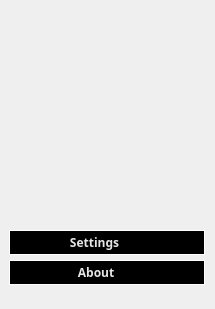
       <widget class="QWidget" name="central_widget" native="true">
        <property name="sizePolicy">
         <sizepolicy hsizetype="Preferred" vsizetype="Fixed">
          <horstretch>0</horstretch>
          <verstretch>1</verstretch>
         </sizepolicy>
        </property>
        <property name="minimumSize">
         <size>
          <width>215</width>
          <height>308</height>
         </size>
        </property>
        <layout class="QVBoxLayout" name="central_widget_2">
         <property name="spacing">
          <number>1</number>
         </property>
         <property name="leftMargin">
          <number>1</number>
         </property>
         <property name="topMargin">
          <number>1</number>
         </property>
         <property name="rightMargin">
          <number>1</number>
         </property>
         <property name="bottomMargin">
          <number>1</number>
         </property>
         <item>
          <widget class="QWidget" name="gridWidget" native="true">
           <layout class="QGridLayout" name="gridLayout_5">
            <property name="sizeConstraint">
             <enum>QLayout::SizeConstraint::SetDefaultConstraint</enum>
            </property>
            <property name="leftMargin">
             <number>0</number>
            </property>
            <property name="topMargin">
             <number>7</number>
            </property>
            <property name="rightMargin">
             <number>0</number>
            </property>
            <property name="bottomMargin">
             <number>21</number>
            </property>
            <property name="horizontalSpacing">
             <number>0</number>
            </property>
            <property name="verticalSpacing">
             <number>1</number>
            </property>
            <item row="0" column="0" alignment="Qt::AlignmentFlag::AlignHCenter">
             <widget class="QLabel" name="logo">
              <property name="sizePolicy">
               <sizepolicy hsizetype="Fixed" vsizetype="Fixed">
                <horstretch>0</horstretch>
                <verstretch>0</verstretch>
               </sizepolicy>
              </property>
              <property name="minimumSize">
               <size>
                <width>182</width>
                <height>150</height>
               </size>
              </property>
              <property name="maximumSize">
               <size>
                <width>175</width>
                <height>149</height>
               </size>
              </property>
              <property name="styleSheet">
               <string notr="true"/>
              </property>
              <property name="frameShape">
               <enum>QFrame::Shape::NoFrame</enum>
              </property>
              <property name="frameShadow">
               <enum>QFrame::Shadow::Plain</enum>
              </property>
              <property name="text">
               <string/>
              </property>
              <property name="pixmap">
               <pixmap resource="../../resources.qrc">:/resource/ui/lobby_assets/Logo_v5.png</pixmap>
              </property>
              <property name="scaledContents">
               <bool>true</bool>
              </property>
              <property name="alignment">
               <set>Qt::AlignmentFlag::AlignCenter</set>
              </property>
             </widget>
            </item>
            <item row="3" column="0" alignment="Qt::AlignmentFlag::AlignHCenter">
             <widget class="QPushButton" name="settings_button">
              <property name="minimumSize">
               <size>
                <width>200</width>
                <height>0</height>
               </size>
              </property>
              <property name="maximumSize">
               <size>
                <width>200</width>
                <height>16777215</height>
               </size>
              </property>
              <property name="font">
               <font>
                <family>DM Sans</family>
                <pointsize>9</pointsize>
                <bold>true</bold>
               </font>
              </property>
              <property name="styleSheet">
               <string notr="true">QPushButton {
	background-color: black;
	color: rgb(230, 230, 230);
	border: 1px solid white;
	margin: 2px;
	padding: 3px;
	text-align: center;
}


QPushButton:hover {
	background-color: rgb(17, 17, 17);
	color: white;
}

QPushButton:pressed {
	background-color: rgb(30, 30, 30);
	color: white;
}</string>
              </property>
              <property name="text">
               <string>                Settings                        </string>
              </property>
              <property name="icon">
               <iconset resource="../../resources.qrc">
                <normaloff>:/resource/ui/lobby_assets/icon_settings.png</normaloff>:/resource/ui/lobby_assets/icon_settings.png</iconset>
              </property>
              <property name="iconSize">
               <size>
                <width>16</width>
                <height>16</height>
               </size>
              </property>
             </widget>
            </item>
            <item row="1" column="0">
             <widget class="QLabel" name="logo_subtitle">
              <property name="sizePolicy">
               <sizepolicy hsizetype="Fixed" vsizetype="Fixed">
                <horstretch>0</horstretch>
                <verstretch>0</verstretch>
               </sizepolicy>
              </property>
              <property name="minimumSize">
               <size>
                <width>213</width>
                <height>64</height>
               </size>
              </property>
              <property name="maximumSize">
               <size>
                <width>276</width>
                <height>64</height>
               </size>
              </property>
              <property name="font">
               <font>
                <family>DM Sans</family>
                <bold>true</bold>
                <kerning>true</kerning>
               </font>
              </property>
              <property name="styleSheet">
               <string notr="true"/>
              </property>
              <property name="inputMethodHints">
               <set>Qt::InputMethodHint::ImhNone</set>
              </property>
              <property name="lineWidth">
               <number>1</number>
              </property>
              <property name="text">
               <string/>
              </property>
              <property name="pixmap">
               <pixmap resource="../../resources.qrc">:/resource/ui/lobby_assets/Subtitle_v8.png</pixmap>
              </property>
              <property name="scaledContents">
               <bool>false</bool>
              </property>
              <property name="alignment">
               <set>Qt::AlignmentFlag::AlignCenter</set>
              </property>
              <property name="wordWrap">
               <bool>true</bool>
              </property>
              <property name="margin">
               <number>0</number>
              </property>
             </widget>
            </item>
            <item row="4" column="0" alignment="Qt::AlignmentFlag::AlignHCenter">
             <widget class="QPushButton" name="about_button">
              <property name="minimumSize">
               <size>
                <width>200</width>
                <height>0</height>
               </size>
              </property>
              <property name="maximumSize">
               <size>
                <width>200</width>
                <height>16777215</height>
               </size>
              </property>
              <property name="font">
               <font>
                <family>DM Sans</family>
                <pointsize>9</pointsize>
                <bold>true</bold>
               </font>
              </property>
              <property name="styleSheet">
               <string notr="true">QPushButton {
	background-color: black;
	color: rgb(230, 230, 230);
	border: 1px solid white;
	margin: 2px;
	padding: 3px;
	text-align: center;
}

QPushButton:hover {
	background-color: rgb(17, 17, 17);
	color: white;
}

QPushButton:pressed {
	background-color: rgb(25, 25, 25);
	color: white;
}</string>
              </property>
              <property name="text">
               <string>                   About                          </string>
              </property>
              <property name="icon">
               <iconset resource="../../resources.qrc">
                <normaloff>:/resource/ui/lobby_assets/icon_about2.png</normaloff>:/resource/ui/lobby_assets/icon_about2.png</iconset>
              </property>
              <property name="iconSize">
               <size>
                <width>16</width>
                <height>14</height>
               </size>
              </property>
             </widget>
            </item>
            <item row="2" column="0">
             <spacer name="verticalSpacer">
              <property name="orientation">
               <enum>Qt::Orientation::Vertical</enum>
              </property>
              <property name="sizeType">
               <enum>QSizePolicy::Policy::Fixed</enum>
              </property>
              <property name="sizeHint" stdset="0">
               <size>
                <width>20</width>
                <height>4</height>
               </size>
              </property>
             </spacer>
            </item>
           </layout>
          </widget>
         </item>
        </layout>
       </widget>
